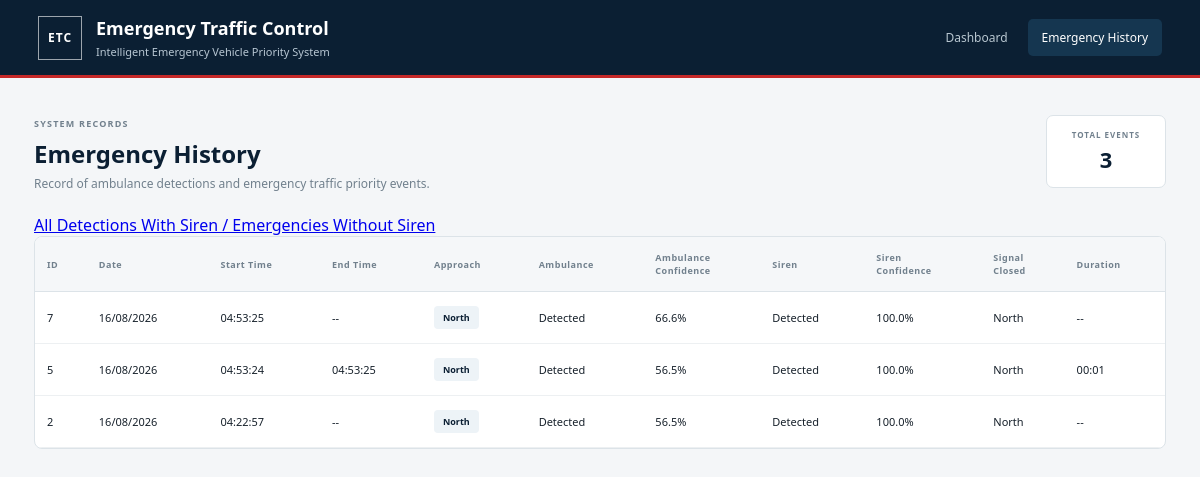
Page /history?filter=emergency on the committed database.
### tables this page shows
CREATE TABLE emergency_history (
            id INTEGER PRIMARY KEY AUTOINCREMENT,
            date TEXT NOT NULL,
            start_time TEXT NOT NULL,
            end_time TEXT,
            approach TEXT NOT NULL,
            ambulance_confidence REAL,
            siren TEXT,
            siren_confidence REAL,
            signal_closed TEXT,
            duration TEXT
        );

### app.py (the view, shortened to what this page needs)
@app.route("/history")
def history():
    filter_type = request.args.get("filter", "all")
    conn = get_db()
    if filter_type == "emergency":
        events = conn.execute("""
            SELECT *
            FROM emergency_history
            WHERE siren = 'Siren'
            ORDER BY id DESC
        """).fetchall()
    else:
        events = conn.execute("""
            SELECT *
            FROM emergency_history
            ORDER BY id DESC
        """).fetchall()
    conn.close()
    return render_template("history.html", events=events, current_filter=filter_type)

### app.py (called while the page is built)
def get_db():
    conn = sqlite3.connect(DATABASE, check_same_thread=False)
    conn.row_factory = sqlite3.Row
    return conn

### templates/history.html (shortened to what this page needs)
{% extends "base.html" %}
{% block history_active %}active{% endblock %}
{% block content %}
<main class="history-page">
    <div class="history-header">
        <div>
            <span class="eyebrow">SYSTEM RECORDS</span>
            <h2>Emergency History</h2>
            <p>Record of ambulance detections and emergency traffic priority events.</p>
        </div>
        <div class="record-count">
            <span>TOTAL EVENTS</span>
            <strong>{{ events|length }}</strong>
        </div>
    </div>
    <div class="history-filters">
        <a href="{{ url_for('history', filter='all') }}" class="filter-btn {% if current_filter == 'all' %}active{% endif %}">
            All Detections
        </a>
        <a href="{{ url_for('history', filter='emergency') }}" class="filter-btn {% if current_filter == 'emergency' %}active{% endif %}">
            With Siren / Emergencies
        </a>
        <a href="{{ url_for('history', filter='without_siren') }}" class="filter-btn {% if current_filter == 'without_siren' %}active{% endif %}">
            Without Siren
        </a>
    </div>
    <div class="table-container">
        <table>
            <thead>
                <tr>
                    <th>ID</th>
                    <th>Date</th>
                    <th>Start Time</th>
                    <th>End Time</th>
                    <th>Approach</th>
                    <th>Ambulance</th>
                    <th>Ambulance<br>Confidence</th>
                    <th>Siren</th>
                    <th>Siren<br>Confidence</th>
                    <th>Signal<br>Closed</th>
                    <th>Duration</th>
                </tr>
            </thead>
            <tbody>
                {% if events %}
                    {% for event in events %}
                    <tr>
                        <td>{{ event["id"] }}</td>
                        <td>{{ event["date"] }}</td>
                        <td>{{ event["start_time"] }}</td>
                        <td>
                            {% if event["end_time"] %}
                                {{ event["end_time"] }}
                            {% else %}
                                --
                            {% endif %}
                        </td>
                        <td><span class="approach-badge">{{ event["approach"] }}</span></td>
                        <td><span class="status-detected">Detected</span></td>
                        <td>
                            {% if event["ambulance_confidence"] is not none %}
                                {{ "%.1f"|format(event["ambulance_confidence"] * 100) }}%
                            {% else %}
                                --
                            {% endif %}
                        </td>
                        <td>
                            {% if event["siren"] == "Siren" %}
                                <span class="status-siren">Detected</span>
                            {% elif event["siren"] == "No Siren" %}
                                <span class="status-no-siren">Not Detected</span>
                            {% else %}
                                --
                            {% endif %}
                        </td>
                        <td>
                            {% if event["siren_confidence"] is not none %}
                                {{ "%.1f"|format(event["siren_confidence"] * 100) }}%
                            {% else %}
                                --
                            {% endif %}
                        </td>
                        <td>
                            {% if event["signal_closed"] %}
                                <span class="signal-closed-badge">{{ event["signal_closed"] }}</span>
                            {% else %}
                                --
                            {% endif %}
                        </td>
                        <td>
                            {% if event["duration"] %}
                                {{ event["duration"] }}
                            {% else %}
                                --
                            {% endif %}
                        </td>
                    </tr>
                    {% endfor %}
                {% endif %}
            </tbody>
        </table>
    </div>
</main>
{% endblock %}

### static/css/style.css (style rules this page uses)
:root { --navy: #0b1f33; --navy-light: #153650; --red: #c62828; --yellow: #d99a00; --green: #198754; --background: #f4f6f8; --white: #ffffff; --border: #dce3e8; --text: #17212b; --muted: #71808d; }
* { box-sizing: border-box; }
body { margin: 0; background: var(--background); color: var(--text); font-family: "Segoe UI", Arial, sans-serif; }
.history-page { max-width: 1500px; margin: auto; padding: 32px 34px 50px; }
.history-header { display: flex; align-items: center; justify-content: space-between; margin-bottom: 22px; }
.eyebrow { color: var(--muted); font-size: 9px; font-weight: 800; letter-spacing: 1.2px; }
.history-header h2 { margin: 5px 0; color: var(--navy); font-size: 24px; }
.history-header p { margin: 0; color: var(--muted); font-size: 12px; }
.record-count { min-width: 120px; text-align: center; background: white; border: 1px solid var(--border); border-radius: 7px; padding: 13px; }
.record-count span { display: block; color: var(--muted); font-size: 8px; font-weight: 800; letter-spacing: 1px; }
.record-count strong { display: block; margin-top: 4px; color: var(--navy); font-size: 22px; }
.table-container { background: white; border: 1px solid var(--border); border-radius: 8px; overflow-x: auto; }
table { width: 100%; border-collapse: collapse; min-width: 1100px; }
thead { background: #f5f7f9; }
th { padding: 14px 12px; text-align: left; color: var(--muted); font-size: 9px; font-weight: 800; letter-spacing: .5px; border-bottom: 1px solid var(--border); white-space: nowrap; }
td { padding: 14px 12px; font-size: 11px; border-bottom: 1px solid #edf0f2; white-space: nowrap; }
.approach-badge { display: inline-block; padding: 5px 9px; background: #edf3f7; color: var(--navy); border-radius: 4px; font-size: 9px; font-weight: 700; }

### rows in the picture
emergency_history: id "7", date "16/08/2026", start_time "04:53:25", approach "North", event['ambulance_confidence']*100 "66.6", siren "Detected", event['siren_confidence']*100 "100.0", signal_closed "North"
emergency_history: id "5", date "16/08/2026", start_time "04:53:24", end_time "04:53:25", approach "North", event['ambulance_confidence']*100 "56.5", siren "Detected", event['siren_confidence']*100 "100.0", signal_closed "North", duration "00:01"
emergency_history: id "2", date "16/08/2026", start_time "04:22:57", approach "North", event['ambulance_confidence']*100 "56.5", siren "Detected", event['siren_confidence']*100 "100.0", signal_closed "North"

### other values in the picture
{{ events|length }} "3"
